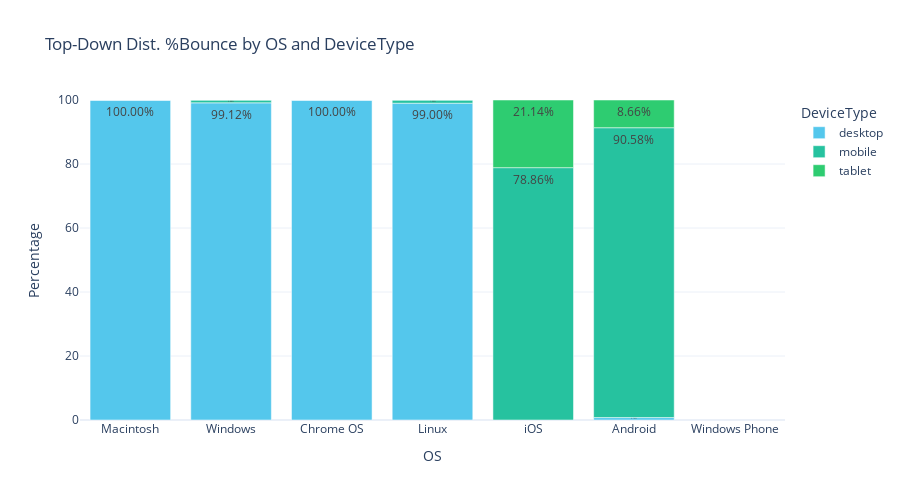

The notebook cell this image was saved under:
### Markdown cell above
# Análisis de Contribución %Bounce Rate
Este este modulo permite realizar decomposiciones de forma dinamica para entender la participacion de una variable catogorica dentro de otra variable esto se realiza usando %Bounce Rate metrica calculada por google analytics y estimando su participacion es valores abolutos es decir se realiza una sumatoria y en base al total se realza una atribucion a cada variable categorica segun corresponda.  

haz clic para ver las consideraciones

Insights
1. La tasa rebote en terminos absolutos es del 99% del 4% aprx de la muestra usaurios desktop de usuarios que llegaron por el canal de referidos por lo que vale la pena identificar a adetalle cuales fueron los refericos en caso se ser posible y validar la calidad de los mismos.
2. Se debe establecer un OKR en el que se pueda bajar la cantidad de tasas de rebote del 4% hasta un 2% en cada uno de los canales, lo que enterminos de trafico puede puede representar aumentar la retension de los usuarios.

Haz clik para para ver los graficos

### Code cell
dataflow.barplot(yaxis='OS',xaxis='DeviceType',metric='%Bounce',aggr='sum')

### Figure 1 — Plotly figure (JSON) as saved in the notebook; plotly's stock layout.template omitted (floating-point values rounded to 4 significant figures)
{"data": [{"alignmentgroup": "True", "customdata": [[0.5], [59.68], [53.4], [421.4], [132.1], [0], [0]], "hovertemplate": "DeviceType=desktop<br>OS=%{x}<br>Percentage=%{text}<br>%Bounce=%{customdata[0]}<extra></extra>", "legendgroup": "desktop", "marker": {"color": "#54c7ec", "pattern": {"shape": ""}}, "name": "desktop", "offsetgroup": "desktop", "orientation": "v", "showlegend": true, "text": [0.76, 100, 99, 100, 99.12, null, 0], "textposition": "inside", "texttemplate": "%{text:.2f}%", "type": "bar", "x": ["Android", "Chrome OS", "Linux", "Macintosh", "Windows", "Windows Phone", "iOS"], "xaxis": "x", "y": [0.76, 100, 99, 100, 99.12, null, 0], "yaxis": "y"}, {"alignmentgroup": "True", "customdata": [[59.84], [0], [0.5385], [0], [1.167], [0], [72.95]], "hovertemplate": "DeviceType=mobile<br>OS=%{x}<br>Percentage=%{text}<br>%Bounce=%{customdata[0]}<extra></extra>", "legendgroup": "mobile", "marker": {"color": "#26c29f", "pattern": {"shape": ""}}, "name": "mobile", "offsetgroup": "mobile", "orientation": "v", "showlegend": true, "text": [90.58, 0, 1, 0, 0.88, null, 78.86], "textposition": "inside", "texttemplate": "%{text:.2f}%", "type": "bar", "x": ["Android", "Chrome OS", "Linux", "Macintosh", "Windows", "Windows Phone", "iOS"], "xaxis": "x", "y": [90.58, 0, 1, 0, 0.88, null, 78.86], "yaxis": "y"}, {"alignmentgroup": "True", "customdata": [[5.721], [0], [0], [0], [0], [0], [19.56]], "hovertemplate": "DeviceType=tablet<br>OS=%{x}<br>Percentage=%{text}<br>%Bounce=%{customdata[0]}<extra></extra>", "legendgroup": "tablet", "marker": {"color": "#2ecc71", "pattern": {"shape": ""}}, "name": "tablet", "offsetgroup": "tablet", "orientation": "v", "showlegend": true, "text": [8.66, 0, 0, 0, 0, null, 21.14], "textposition": "inside", "texttemplate": "%{text:.2f}%", "type": "bar", "x": ["Android", "Chrome OS", "Linux", "Macintosh", "Windows", "Windows Phone", "iOS"], "xaxis": "x", "y": [8.66, 0, 0, 0, 0, null, 21.14], "yaxis": "y"}], "layout": {"barmode": "relative", "height": 500, "legend": {"title": {"text": "DeviceType"}, "tracegroupgap": 0}, "title": {"text": "Top-Down Dist. %Bounce by OS and DeviceType"}, "xaxis": {"anchor": "y", "categoryarray": ["Macintosh", "Windows", "Chrome OS", "Linux", "iOS", "Android", "Windows Phone"], "categoryorder": "array", "domain": [0, 1], "title": {"text": "OS"}}, "yaxis": {"anchor": "x", "domain": [0, 1], "range": [0, 100], "title": {"text": "Percentage"}}}}
